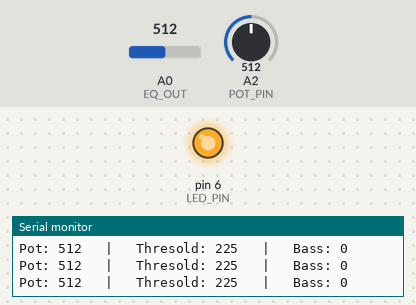
Bench run of a sketch on a simulated Arduino Uno, built with avr-gcc and run on an emulated ATmega328P. On the bench: output pins drawn as LEDs (lit = HIGH), the last lines printed to the serial monitor. Inputs (shaded band) come from the test bench; at power-on: A0 (EQ_OUT) = 512, A2 (POT_PIN) = 512. Pins used as bus, display or sensor lines are not drawn.

Above: at 1.2 s.
1.3 s: A0 (EQ_OUT) set to 236
4.3 s: A0 (EQ_OUT) set to 211
At 5.3 s:
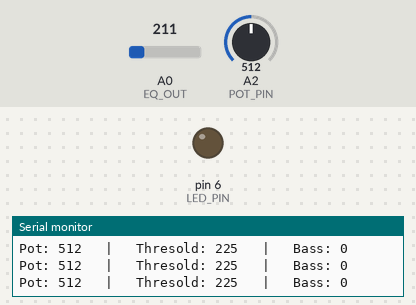
5.8 s: A0 (EQ_OUT) set to 306
At 6.3 s:
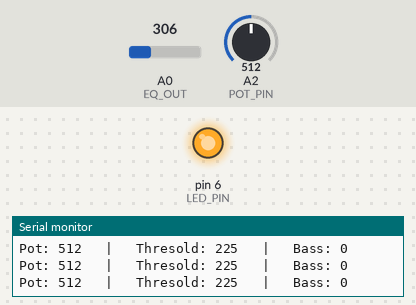
7.3 s: A2 (POT_PIN) set to 740
8.8 s: A2 (POT_PIN) set to 767
At 9.1 s:
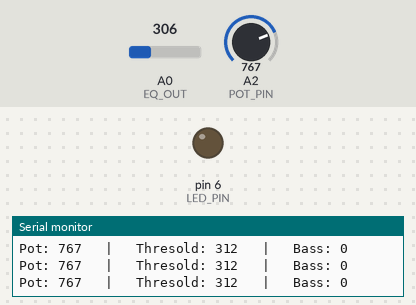
11.8 s: A2 (POT_PIN) set to 716
At 12.9 s:
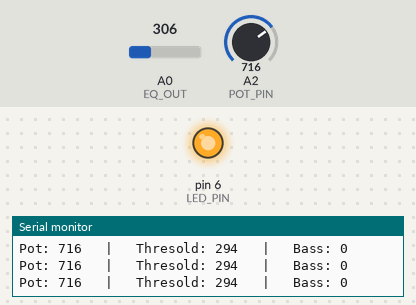
Timing chart, 0 to 14.3 s (numbered marks = the images above; inputs shaded):
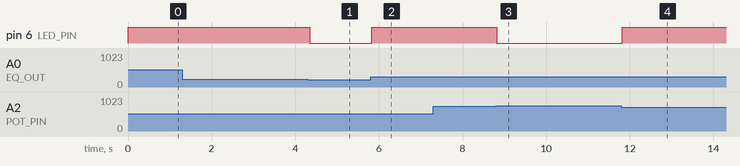

Measured:
- the behaviour switches between 226 and 225 on A0 (EQ_OUT) (found by bisection; images 0 and 1)
- the behaviour switches between 748 and 749 on A2 (POT_PIN) (found by bisection; images 2 and 3)
- after the input at 4.3 s, pin 6 (LED_PIN): HIGH → LOW at once
- after the input at 5.8 s, pin 6 (LED_PIN): LOW → HIGH at once
- after the input at 8.8 s, pin 6 (LED_PIN): HIGH → LOW at once
- after the input at 11.8 s, pin 6 (LED_PIN): LOW → HIGH at once

The sketch:

nano_neopixel.ino
```cpp
/** --- FULL LED STRIP ---
 * This program generates nice patterns, animations and controls for your Neopixel LED Strip
 * Created by Clément Lizé
 * See: https://clementlize.com
 * Github repository: https://github.com/clementlize/full-led-strip
 * v0.1 - Nov 2020
 */

// ------ MSGEQ7 ------

  #define EQ_OUT    0   // Read from multiplexer using analog input 0
  #define EQ_STROBE 2   // Strobe is attached to digital pin 2
  #define EQ_RESET  3   // Reset is attached to digital pin 3
  int spectrumValue[7]; // To hold msgeq7 band values
  int spectrumBassValue; // To hold msgeq7 band values

// ------ END: MSGEQ7 ------


// ------ SENSORS ------

  #define POT_PIN 2     // Potentiometer is attached to analog 2
  #define LED_PIN 6     // Led is attached to digital 6
  #define POT_MAX_ANALOG 1023

// ------ END: SENSORS ------


// ------ GLOBAL VARIABLES ------

  bool isBassOn = false;    // Main boolean which indicates if a bass signal is detected
  int thresold = 0;         // The thresold for the detection. Will be set by the potentiometer value
  int MIN_THRESOLD = 50;
  int MAX_THRESOLD = 400;
  int pot_value = 0;        // Value returned by the potentiometer

// ------ END: GLOBAL VARIABLES ------

void setup(){

  Serial.begin(9600);

  // MSGEQ7
  pinMode(EQ_OUT, INPUT);
  pinMode(EQ_STROBE, OUTPUT);
  pinMode(EQ_RESET, OUTPUT);

  // LED
  pinMode(LED_PIN, OUTPUT);

  //analogReference(DEFAULT);

  digitalWrite(EQ_RESET, LOW);
  digitalWrite(EQ_STROBE, HIGH);
}

void loop(){

  //MSGEQ7
  digitalWrite(EQ_RESET, HIGH);
  digitalWrite(EQ_RESET, LOW);

  pot_value = analogRead(POT_PIN);
  thresold = (pot_value / (float)POT_MAX_ANALOG) * (MAX_THRESOLD-MIN_THRESOLD) + MIN_THRESOLD;

  digitalWrite(EQ_STROBE, LOW);
  delayMicroseconds(30); // to allow the output to settle
  spectrumBassValue = analogRead(EQ_OUT);

  if(spectrumBassValue > thresold){

    digitalWrite(LED_PIN, HIGH);
    isBassOn = true;
    delay(70);

  } else {

    digitalWrite(LED_PIN, LOW);
    isBassOn = false;
  }

  digitalWrite(EQ_STROBE, HIGH);

  for (int i=0; i<6; i++) {
    digitalWrite(EQ_STROBE, LOW);
    delayMicroseconds(30); // to allow the output to settle
    digitalWrite(EQ_STROBE, HIGH);
  }

  /*for (int i = 0; i < 7; i++){

    digitalWrite(EQ_STROBE, LOW);
    delayMicroseconds(30); // to allow the output to settle
    spectrumValue[i] = analogRead(EQ_OUT);

    if(i == 0 && spectrumValue[i] > thresold){

      digitalWrite(LED_PIN, HIGH);
      isBassOn = true;

    } else if (i==0) {

      digitalWrite(LED_PIN, LOW);
      isBassOn = false;
    }

    digitalWrite(EQ_STROBE, HIGH);
  }*/

  Serial.print("Pot: ");
  Serial.print(pot_value);
  Serial.print("   |   Thresold: ");
  Serial.print(thresold);
  Serial.print("   |   Bass: ");
  Serial.println(spectrumValue[0]);
}
```
